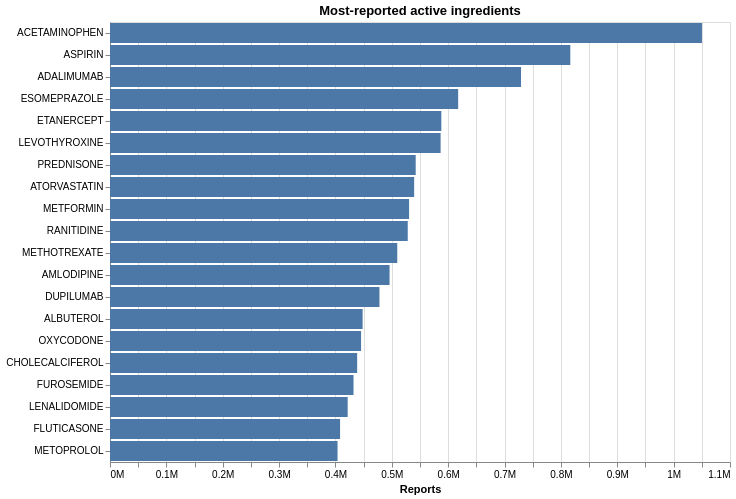

This figure's Vega-Lite source:
### Vega-Lite specification from a JSON file in a GitHub repository (floating-point values rounded to 4 significant figures)
{"config": {"view": {"continuousWidth": 300, "continuousHeight": 300}}, "data": {"name": "data-f48a5eeb9560321c6238b2923d34635b"}, "mark": {"type": "bar", "color": "#4C78A8"}, "encoding": {"tooltip": [{"field": "reports", "format": ",", "type": "quantitative"}], "x": {"axis": {"format": "~s"}, "field": "reports", "title": "Reports", "type": "quantitative"}, "y": {"field": "ingredient", "sort": "-x", "title": null, "type": "nominal"}}, "height": 440, "title": "Most-reported active ingredients", "width": 620, "$schema": "https://vega.github.io/schema/vega-lite/v6.1.0.json", "datasets": {"data-f48a5eeb9560321c6238b2923d34635b": [{"ingredient": "ACETAMINOPHEN", "reports": 1050283}, {"ingredient": "ASPIRIN", "reports": 816677}, {"ingredient": "ADALIMUMAB", "reports": 729245}, {"ingredient": "ESOMEPRAZOLE", "reports": 617729}, {"ingredient": "ETANERCEPT", "reports": 587846}, {"ingredient": "LEVOTHYROXINE", "reports": 586596}, {"ingredient": "PREDNISONE", "reports": 542381}, {"ingredient": "ATORVASTATIN", "reports": 539618}, {"ingredient": "METFORMIN", "reports": 530588}, {"ingredient": "RANITIDINE", "reports": 528266}, {"ingredient": "METHOTREXATE", "reports": 509655}, {"ingredient": "AMLODIPINE", "reports": 496013}, {"ingredient": "DUPILUMAB", "reports": 478057}, {"ingredient": "ALBUTEROL", "reports": 448213}, {"ingredient": "OXYCODONE", "reports": 445415}, {"ingredient": "CHOLECALCIFEROL", "reports": 438514}, {"ingredient": "FUROSEMIDE", "reports": 432051}, {"ingredient": "LENALIDOMIDE", "reports": 421694}, {"ingredient": "FLUTICASONE", "reports": 408208}, {"ingredient": "METOPROLOL", "reports": 403701}]}}
